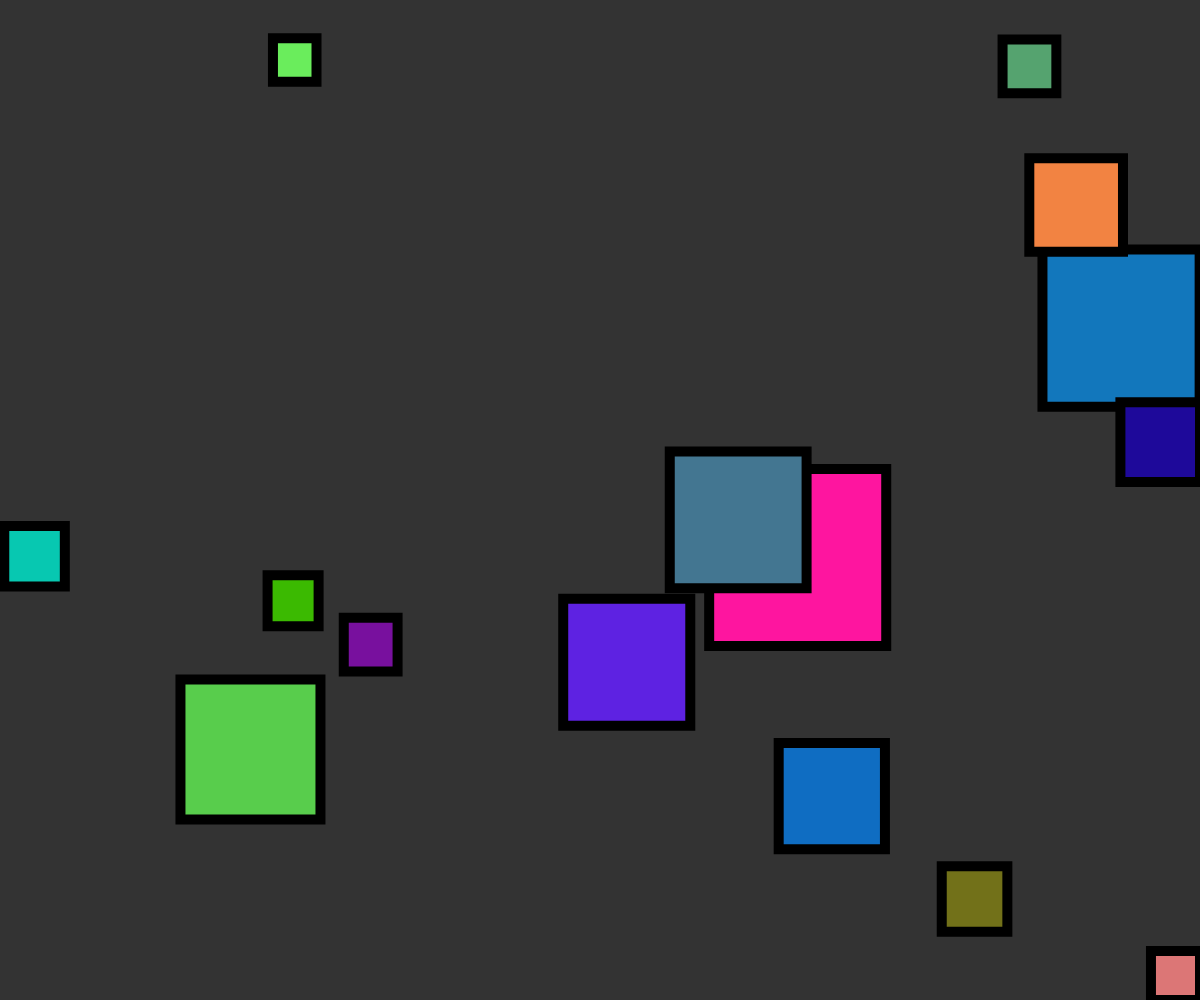
Frame 1 (no input)
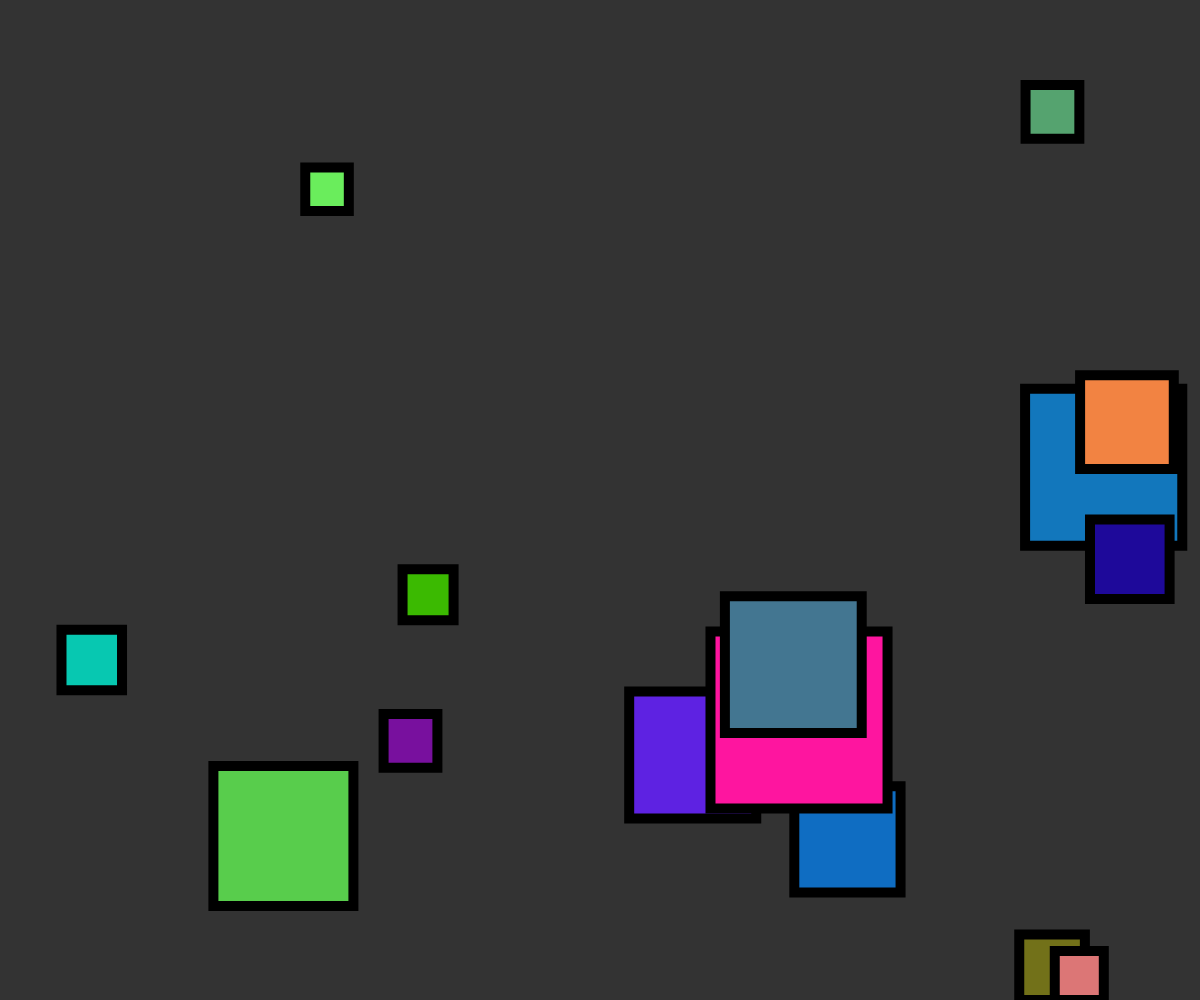
Frame 60 (no input)
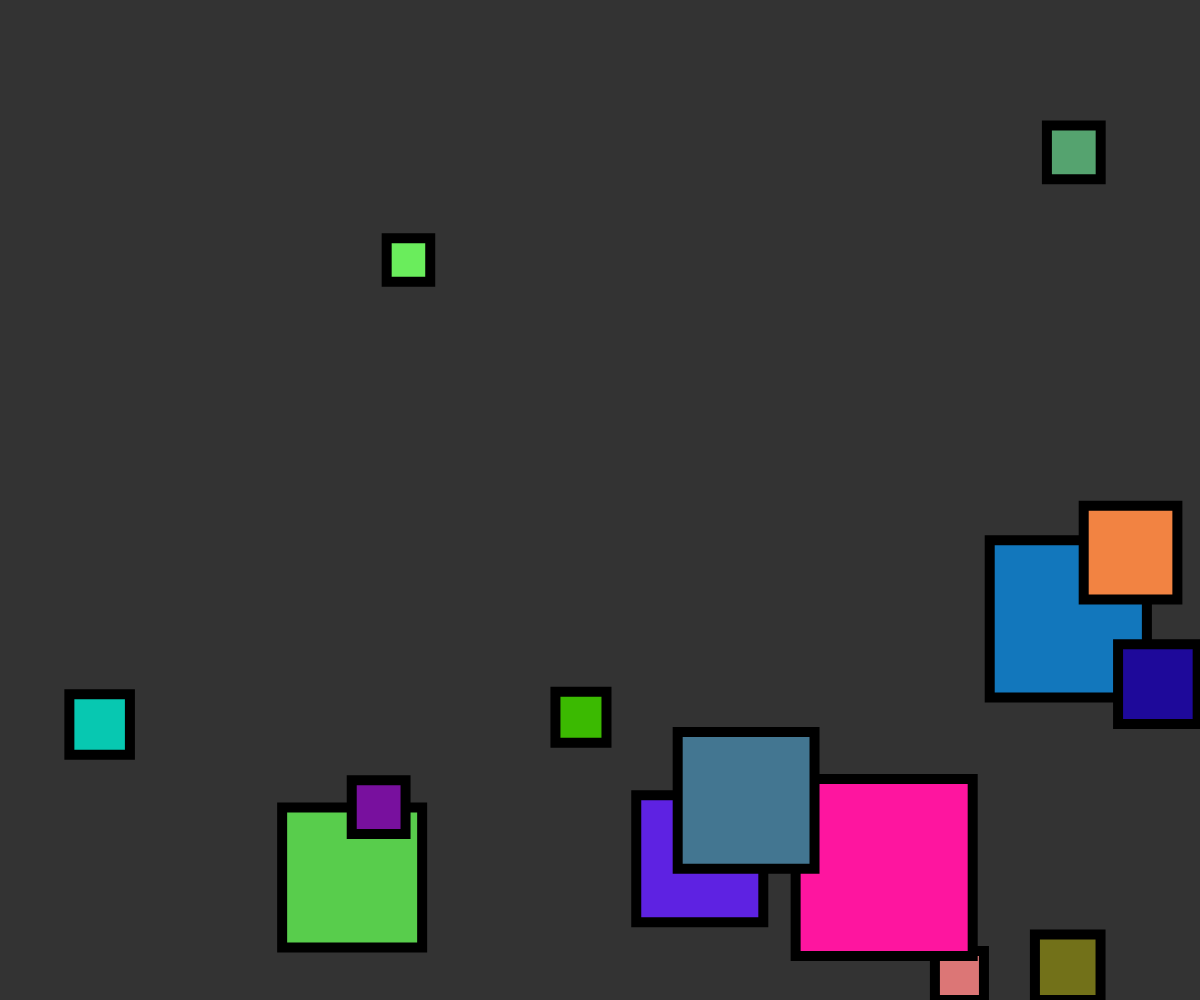
Frame 120 (the mouse pressed at the canvas centre since frame 60)

The p5.js sketch that drew these frames (run headless with seeded random() and noise() and a simulated clock; from frame 60 on, the mouse is pressed at the canvas centre):

// p5.js sketch
// ── sketch.js
let players = [];

function setup() {
  createCanvas(windowWidth, windowHeight);

  for (let i = 0; i < 15; i++) {
    let w = random(40, 180);
    let h = w;
    players.push(new Player(random(width), random(height), w, h, color(random(255), random(255), random(255))));
  }

  rectMode(CENTER);
  strokeWeight(10);
}

function draw() {
  background(51);

  for (let i = 0; i < players.length; i++) {
    players[i].update();
    players[i].show();
  }
}

// ── player.js
class Player {
  constructor(x, y, w, h, colour) {       // Add name param later
    this.x = x;
    this.y = y;
    this.w = w;
    this.h = h;
    this.noiseStartVal = random(-1000, 1000);
    this.noiseInt = random(0.005, 0.2);
    // this.name = name;
    this.colour = colour;
    this.speed = random(1, 5);
  }

  show() {
    fill(this.colour);
    rect(this.x, this.y, this.w, this.h);
  }

  update() {
    let temp = map(noise(this.noiseStartVal), 0, 1, 0, TWO_PI);
    this.x += sin(temp) * this.speed;
    this.y += -cos(temp) * this.speed;
    this.x = constrain(this.x, this.w / 2, width - this.w / 2);
    this.y = constrain(this.y, this.y / 2, height - this.h / 2);
    this.noiseStartVal += this.noiseInt;
  }
}
